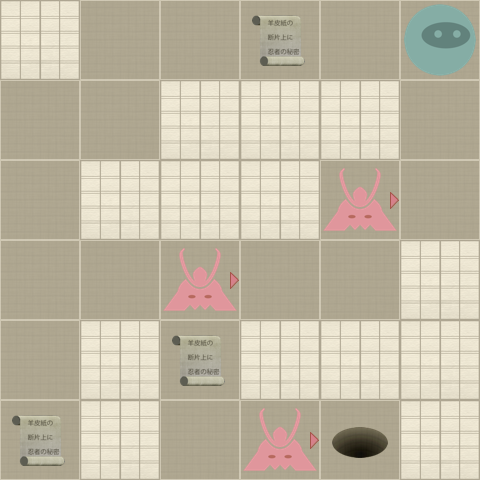

Below is a game level as drawn by its tile map, then a one-line description and the .tmx that defines it (tile-layer data replaced by summaries):
An orthogonal 6x6 tile map with 80x80 px tiles, 2 tile layers (Level, Actors).

<map version="1.0" orientation="orthogonal" width="6" height="6" tilewidth="80" tileheight="80">
 <properties>
  <property name="moves" value="10" />
 </properties>
 <tileset firstgid="1" name="tiles" tilewidth="80" tileheight="80" spacing="2" margin="2">
  <image source="tiles-hd.png" width="512" height="512" />
  <tile id="0">
   <properties>
    <property name="actor" value="exit" />
   </properties>
  </tile>
  <tile id="2">
   <properties>
    <property name="actor" value="guard" />
    <property name="direction" value="down" />
   </properties>
  </tile>
  <tile id="3">
   <properties>
    <property name="actor" value="guard" />
    <property name="direction" value="left" />
   </properties>
  </tile>
  <tile id="4">
   <properties>
    <property name="actor" value="guard" />
    <property name="direction" value="right" />
   </properties>
  </tile>
  <tile id="5">
   <properties>
    <property name="actor" value="guard" />
    <property name="direction" value="up" />
   </properties>
  </tile>
  <tile id="7">
   <properties>
    <property name="actor" value="player" />
   </properties>
  </tile>
  <tile id="8">
   <properties>
    <property name="actor" value="scroll" />
   </properties>
  </tile>
  <tile id="9">
   <properties>
    <property name="wall" value="1" />
   </properties>
  </tile>
 </tileset>
 <layer name="Level" width="6" height="6">
  <data>[36 cells, 36 non-empty, 2 distinct tile ids]</data>
 </layer>
 <layer name="Actors" width="6" height="6">
  <data>[36 cells, 8 non-empty, 4 distinct tile ids]</data>
 </layer>
</map>
